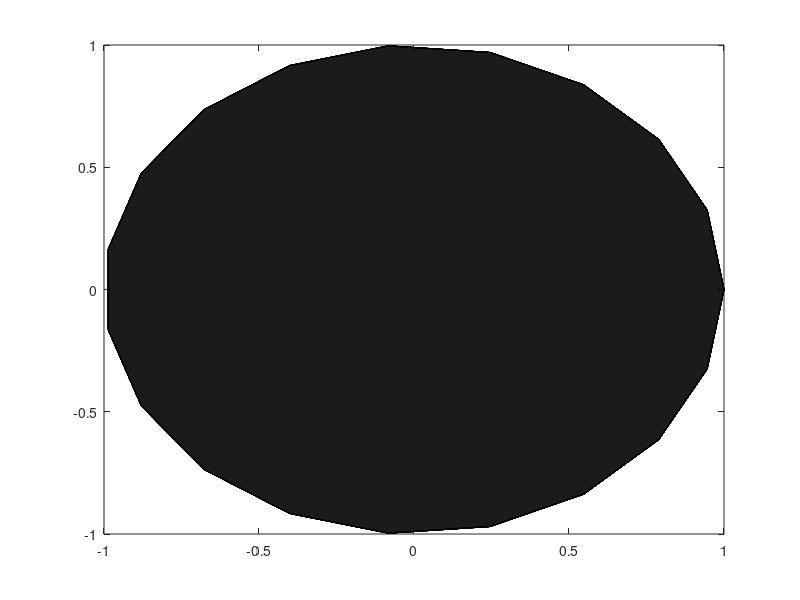

Here is the MATLAB script that generated this plot:
function plot_earth()

r = 0.2;

thet    = linspace(-80,80,10)*pi/180;
phi     = linspace(0, 2*pi, 20);

[T,P]   = meshgrid(thet,phi);

Z = r*sin(T);
X = r*cos(T).*cos(P);
Y = r*cos(T).*sin(P);

surf(X,Y,Z,'FaceColor','b');

quiver3(0,0,0,2*r,0,0,'autoscale','off',color='r');
quiver3(0,0,0,0,2*r,0,'autoscale','off',color='g');
quiver3(0,0,0,0,0,2*r,'autoscale','off',color='b');


% also plot the equatorial plane
X = 5*r*cos(P);
Y = 5*r*sin(P);
Z = 0*X;

fill(X,Y,Z,'FaceColor','k','FaceAlpha',0.2);

end